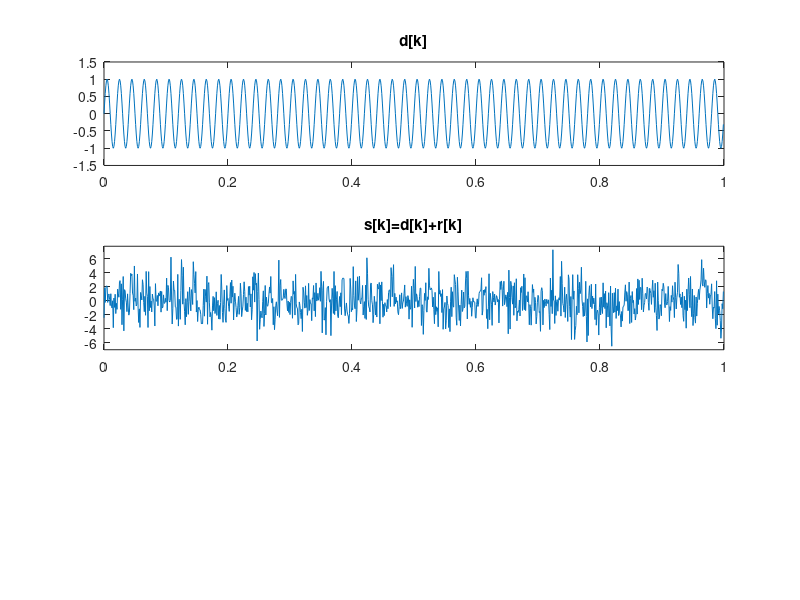

This figure's MATLAB source: (Note: this script raises an error after producing the figure.)
clear all,close all,clc
%'default':generar una secuencia aleatoria  'predecible' 
%'shuffle':generar una secuencia aleatoria distinta
 rng('default');
%==========RUIDO BLANCO GAUSSIANO x[k]========
sdv=0.15;
power=10*log10(sdv^2);
N=1000;
power=-8;
x=wgn(N,1,power);
 
%=========SE?AL DESEADA s[k]================
F=50;
Fs=1000;
n=0:N-1;
d=1*sin(2*pi*F*n/Fs)';
r=5*x;
%============d[k]+r[k]================
s=d+r;
 
figure()
subplot(311)
plot(n/Fs,d);
ylim([-0.5+min(d),0.5+max(d)])
title('d[k]')
subplot(312)
plot(n/Fs,s);
ylim([-0.5+min(s),0.5+max(s)])
title('s[k]=d[k]+r[k]')
 
%======================M:Orden del filtro FIR wiener============
M=57;
%====================FILTRO FIR DE ORDEN M==============0
%===============INICIALIZACI?N (1 x M+1)===============
wk_0=0.1*randn(1,M+1);
wk_0=wk_0-mean(wk_0);
%===========================================
w=wk_0;
alpha=0.005;
%==========vector de entrada x====
xk=zeros(M+1,1);
%==========salida filtrada yf====
yf=zeros(1,N);
for epoca=1:10
for k=1:N
    xnew=x(k);
    xk=fir_update(xk,xnew);
    yk=w*xk;
    e=s(k)-yk;
    yf(k)=e;
    w=w+2*alpha*e*xk';
end
end
%===guardar el filtro wiener obtenido===
save('w_wiener_lms.mat')
%y=filter(w,1,x);
%yf=s-y;
subplot(313)
plot(n/Fs,yf);
ylim([-0.5+min(yf),0.5+max(yf)])
title('e[k]')



figure(2)
Ndft=2^nextpow2(length(d));
Ndft=2048;
F=linspace(-Fs/2,Fs/2,Ndft);
%========================DFT se?al d
DF=fft(d,Ndft);
DF=fftshift(DF);
DF_m=abs(DF);
subplot(311)
plot(F,DF_m)
%========================DFT se?al s
SF=fft(s,Ndft);
SF=fftshift(SF);
SF_m=abs(SF);
subplot(312)
plot(F,SF_m)
%========================DFT se?al e
YF=fft(yf,Ndft);
YF=fftshift(YF);
YF_m=abs(YF);
subplot(313)
plot(F,YF_m)